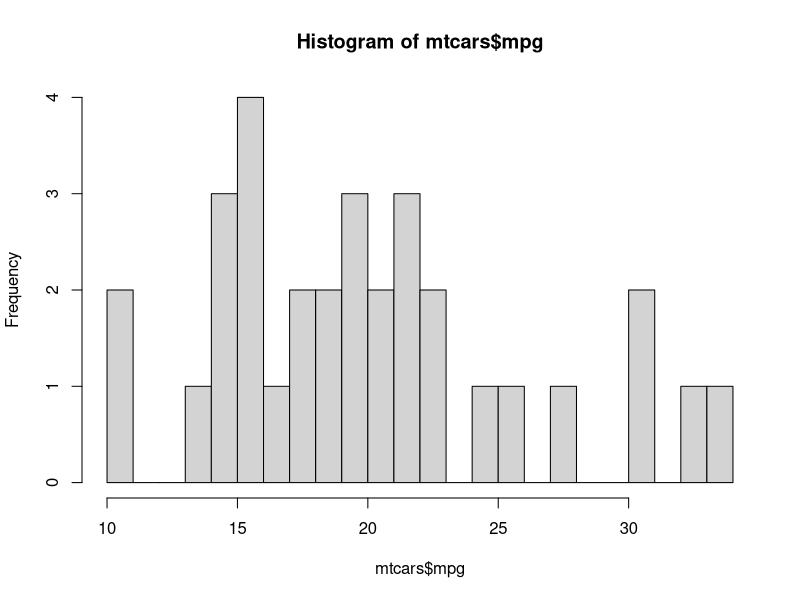

R code for this plot:
## ---- chunk 1

## ---- chunk 2

## ---- chunk 3

## ---- chunk 4

## ---- chunk 5
hist(mtcars$mpg, breaks = 30)
